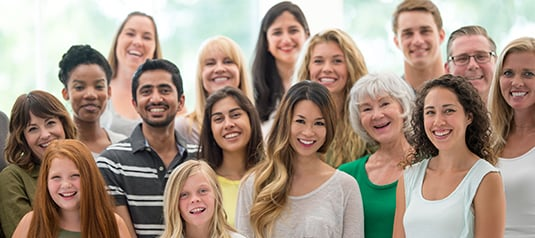
#> input picture R.jpg, 535 x 238 px
$ python code.py
#> lines starting #> are read from the running program, lines starting #| are printed output that depends on the picture; after the words box and inside, x2 and y2 are one past the last pixel; in counts of white or black regions, pixels touching at a corner belong together
import cv2
face_cascade = cv2.CascadeClassifier(cv2.data.haarcascades+'haarcascade_frontalface_default.xml')
img = cv2.imread('R.jpg')
#> img is the input picture: shape (238, 535, 3); mean B, G, R 131.7, 146.8, 165.2
faces = face_cascade.detectMultiScale(img,1.1,4)
#> faces = 15 rows, first 6: [112, 16, 50, 50], [304, 42, 49, 49], [202, 95, 54, 54], [40, 158, 50, 50], [261, 13, 49, 49], [281, 102, 54, 54]
for (x,y,w,h) in faces:
    cv2.rectangle(img,(x,y),(x+w,y+h),(0,0,255),2)
#> this loop made 15 passes
#> (x, y, w, h) on passes 1 to 12: (112, 16, 50, 50), (304, 42, 49, 49), (202, 95, 54, 54), (40, 158, 50, 50), (261, 13, 49, 49), (281, 102, 54, 54), (169, 172, 53, 53), (390, 11, 55, 55), (446, 36, 54, 54), (193, 41, 52, 52), (128, 67, 57, 57), (414, 88, 59, 59)
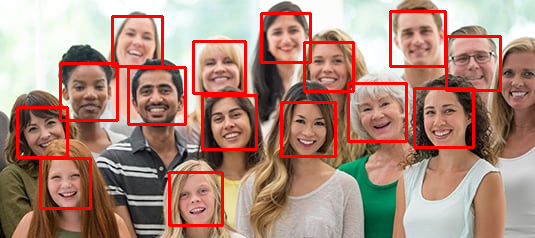
#> img: shape (238, 535, 3); 7.23% of pixels changed, all inside (x1, y1, x2, y2) = (16, 10, 502, 227)
cv2.imshow('faces detect',img)
cv2.waitKey()

$ run again, with test.jpg copied over R.jpg
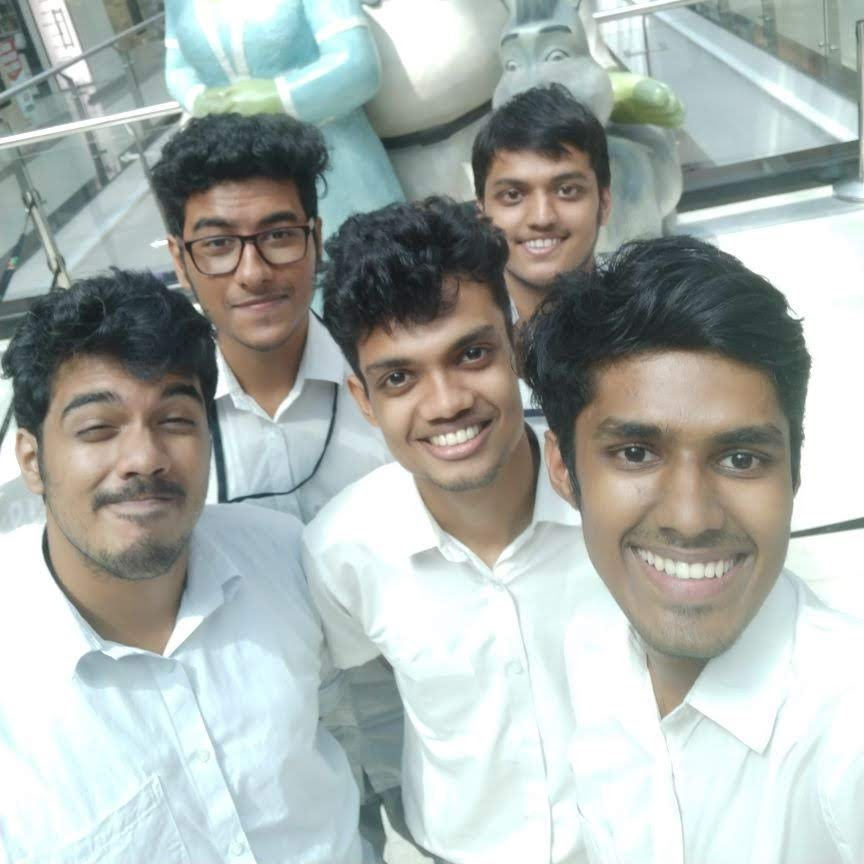
#> input picture test.jpg, 864 x 864 px
#> img is the input picture: shape (864, 864, 3); mean B, G, R 172.8, 176.6, 169.7
#> faces = [[472, 138, 137, 137], [166, 172, 168, 168], [33, 343, 208, 208], [336, 289, 208, 208], [545, 346, 277, 277]]
#> the loop `for (x,y,w,h) in faces:` made 5 passes
#> after the loop `for (x,y,w,h) in faces:`:
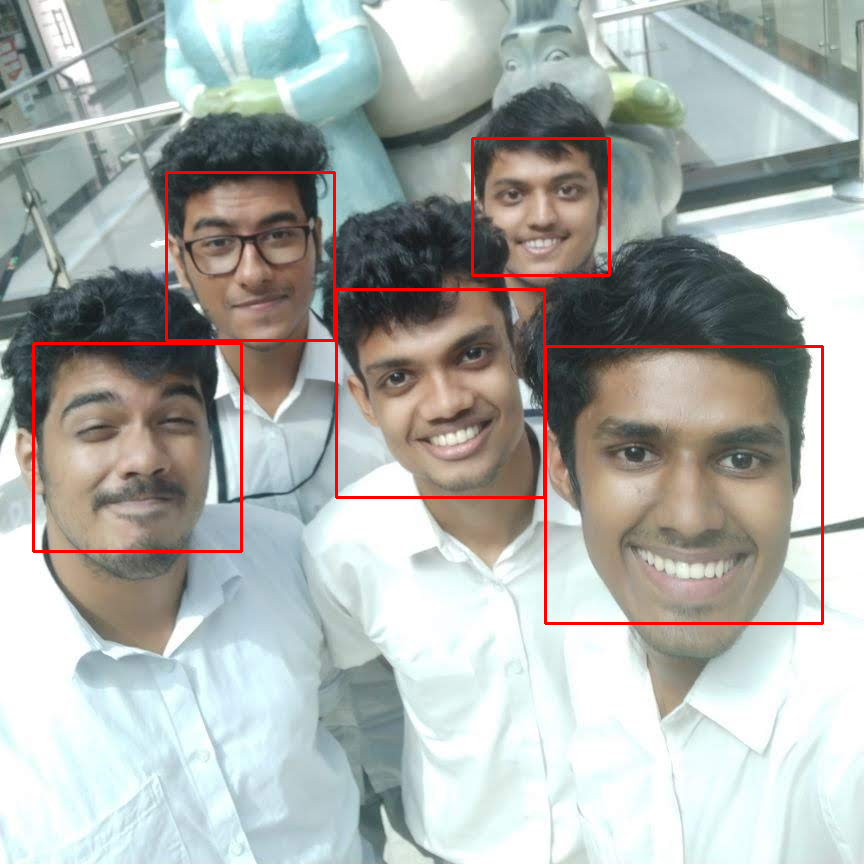
#> img: shape (864, 864, 3); 1.55% of pixels changed, all inside (x1, y1, x2, y2) = (32, 137, 824, 625)
